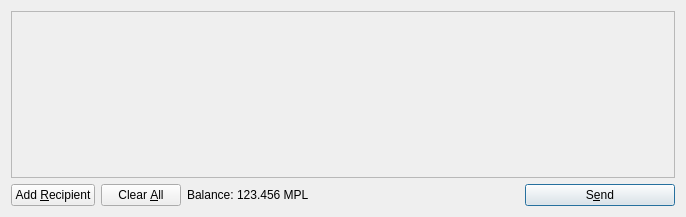
<?xml version="1.0" encoding="UTF-8"?>
<ui version="4.0">
 <class>SendCoinsDialog</class>
 <widget class="QDialog" name="SendCoinsDialog">
  <property name="geometry">
   <rect>
    <x>0</x>
    <y>0</y>
    <width>686</width>
    <height>217</height>
   </rect>
  </property>
  <property name="windowTitle">
   <string>Send Coins</string>
  </property>
  <layout class="QVBoxLayout" name="verticalLayout">
   <item>
    <widget class="QScrollArea" name="scrollArea">
     <property name="widgetResizable">
      <bool>true</bool>
     </property>
     <widget class="QWidget" name="scrollAreaWidgetContents">
      <property name="geometry">
       <rect>
        <x>0</x>
        <y>0</y>
        <width>666</width>
        <height>165</height>
       </rect>
      </property>
      <layout class="QVBoxLayout" name="verticalLayout_2">
       <property name="margin">
        <number>0</number>
       </property>
       <item>
        <layout class="QVBoxLayout" name="entries">
         <property name="spacing">
          <number>6</number>
         </property>
        </layout>
       </item>
       <item>
        <spacer name="verticalSpacer">
         <property name="orientation">
          <enum>Qt::Vertical</enum>
         </property>
         <property name="sizeHint" stdset="0">
          <size>
           <width>20</width>
           <height>40</height>
          </size>
         </property>
        </spacer>
       </item>
      </layout>
     </widget>
    </widget>
   </item>
   <item>
    <layout class="QHBoxLayout" name="horizontalLayout">
     <item>
      <widget class="QPushButton" name="addButton">
       <property name="toolTip">
        <string>Send to multiple recipients at once</string>
       </property>
       <property name="text">
        <string>Add &amp;Recipient</string>
       </property>
       <property name="icon">
        <iconset resource="../bitcoin.qrc">
         <normaloff>:/icons/add</normaloff>:/icons/add</iconset>
       </property>
       <property name="autoDefault">
        <bool>false</bool>
       </property>
      </widget>
     </item>
     <item>
      <widget class="QPushButton" name="clearButton">
       <property name="sizePolicy">
        <sizepolicy hsizetype="Minimum" vsizetype="Fixed">
         <horstretch>0</horstretch>
         <verstretch>0</verstretch>
        </sizepolicy>
       </property>
       <property name="toolTip">
        <string>Remove all transaction fields</string>
       </property>
       <property name="text">
        <string>Clear &amp;All</string>
       </property>
       <property name="icon">
        <iconset resource="../bitcoin.qrc">
         <normaloff>:/icons/remove</normaloff>:/icons/remove</iconset>
       </property>
       <property name="autoRepeatDelay">
        <number>300</number>
       </property>
       <property name="autoDefault">
        <bool>false</bool>
       </property>
      </widget>
     </item>
     <item>
      <layout class="QHBoxLayout" name="horizontalLayout_2">
       <property name="spacing">
        <number>3</number>
       </property>
       <item>
        <widget class="QLabel" name="label">
         <property name="text">
          <string>Balance:</string>
         </property>
        </widget>
       </item>
       <item>
        <widget class="QLabel" name="labelBalance">
         <property name="cursor">
          <cursorShape>IBeamCursor</cursorShape>
         </property>
         <property name="text">
          <string>123.456 MPL</string>
         </property>
         <property name="textInteractionFlags">
          <set>Qt::LinksAccessibleByMouse|Qt::TextSelectableByKeyboard|Qt::TextSelectableByMouse</set>
         </property>
        </widget>
       </item>
      </layout>
     </item>
     <item>
      <spacer name="horizontalSpacer">
       <property name="orientation">
        <enum>Qt::Horizontal</enum>
       </property>
       <property name="sizeHint" stdset="0">
        <size>
         <width>40</width>
         <height>20</height>
        </size>
       </property>
      </spacer>
     </item>
     <item>
      <widget class="QPushButton" name="sendButton">
       <property name="minimumSize">
        <size>
         <width>150</width>
         <height>0</height>
        </size>
       </property>
       <property name="toolTip">
        <string>Confirm the send action</string>
       </property>
       <property name="text">
        <string>S&amp;end</string>
       </property>
       <property name="icon">
        <iconset resource="../bitcoin.qrc">
         <normaloff>:/icons/send</normaloff>:/icons/send</iconset>
       </property>
       <property name="default">
        <bool>true</bool>
       </property>
      </widget>
     </item>
    </layout>
   </item>
  </layout>
 </widget>
 <resources>
  <include location="../bitcoin.qrc"/>
 </resources>
 <connections/>
</ui>
